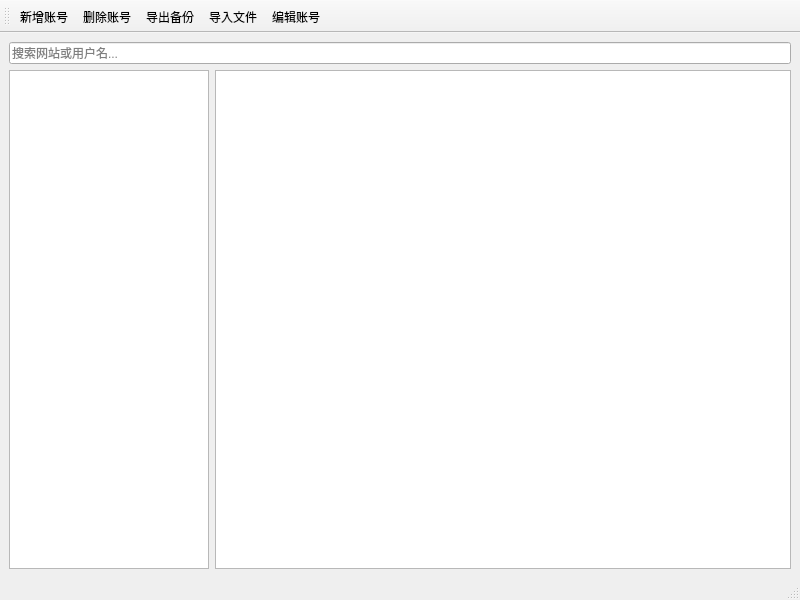
<?xml version="1.0" encoding="UTF-8"?>
<ui version="4.0">
 <class>MainWindow</class>
 <widget class="QMainWindow" name="MainWindow">
  <property name="geometry">
   <rect>
    <x>0</x>
    <y>0</y>
    <width>800</width>
    <height>600</height>
   </rect>
  </property>
  <property name="windowTitle">
   <string>个人密码管理器_周锐铖2023414290241</string>
  </property>
  <widget class="QWidget" name="centralwidget">
   <layout class="QVBoxLayout" name="verticalLayout">
    <item>
     <widget class="QLineEdit" name="searchEdit">
      <property name="placeholderText">
       <string>搜索网站或用户名...</string>
      </property>
      <property name="clearButtonEnabled">
       <bool>true</bool>
      </property>
     </widget>
    </item>
    <item>
     <layout class="QHBoxLayout" name="horizontalLayout">
      <item>
       <widget class="QListWidget" name="listWidgetCategories">
        <property name="maximumSize">
         <size>
          <width>200</width>
          <height>16777215</height>
         </size>
        </property>
       </widget>
      </item>
      <item>
       <widget class="QTableView" name="tableViewAccounts">
        <property name="maximumSize">
         <size>
          <width>114514</width>
          <height>16777215</height>
         </size>
        </property>
        <property name="editTriggers">
         <set>QAbstractItemView::EditTrigger::NoEditTriggers</set>
        </property>
        <property name="alternatingRowColors">
         <bool>true</bool>
        </property>
        <property name="selectionMode">
         <enum>QAbstractItemView::SelectionMode::SingleSelection</enum>
        </property>
        <property name="selectionBehavior">
         <enum>QAbstractItemView::SelectionBehavior::SelectRows</enum>
        </property>
        <property name="sortingEnabled">
         <bool>true</bool>
        </property>
       </widget>
      </item>
     </layout>
    </item>
   </layout>
  </widget>
  <widget class="QStatusBar" name="statusbar"/>
  <widget class="QToolBar" name="toolBar">
   <property name="windowTitle">
    <string>toolBar</string>
   </property>
   <attribute name="toolBarArea">
    <enum>TopToolBarArea</enum>
   </attribute>
   <attribute name="toolBarBreak">
    <bool>false</bool>
   </attribute>
   <addaction name="actionAdd"/>
   <addaction name="actionDel"/>
   <addaction name="actionExport"/>
   <addaction name="actionImport"/>
   <addaction name="actionEdit"/>
  </widget>
  <action name="actionAdd">
   <property name="text">
    <string>新增账号</string>
   </property>
   <property name="toolTip">
    <string>新增账号</string>
   </property>
   <property name="menuRole">
    <enum>QAction::MenuRole::NoRole</enum>
   </property>
  </action>
  <action name="actionDel">
   <property name="text">
    <string>删除账号</string>
   </property>
   <property name="toolTip">
    <string>删除账号</string>
   </property>
   <property name="menuRole">
    <enum>QAction::MenuRole::NoRole</enum>
   </property>
  </action>
  <action name="actionExport">
   <property name="text">
    <string>导出备份</string>
   </property>
   <property name="toolTip">
    <string>导出备份</string>
   </property>
   <property name="menuRole">
    <enum>QAction::MenuRole::NoRole</enum>
   </property>
  </action>
  <action name="actionExit">
   <property name="text">
    <string>退出</string>
   </property>
   <property name="toolTip">
    <string>退出</string>
   </property>
   <property name="menuRole">
    <enum>QAction::MenuRole::NoRole</enum>
   </property>
  </action>
  <action name="actionImport">
   <property name="text">
    <string>导入文件</string>
   </property>
   <property name="toolTip">
    <string>导入文件</string>
   </property>
   <property name="menuRole">
    <enum>QAction::MenuRole::NoRole</enum>
   </property>
  </action>
  <action name="actionEdit">
   <property name="text">
    <string>编辑账号</string>
   </property>
   <property name="toolTip">
    <string>编辑账号</string>
   </property>
   <property name="menuRole">
    <enum>QAction::MenuRole::NoRole</enum>
   </property>
  </action>
 </widget>
 <resources/>
 <connections/>
</ui>
